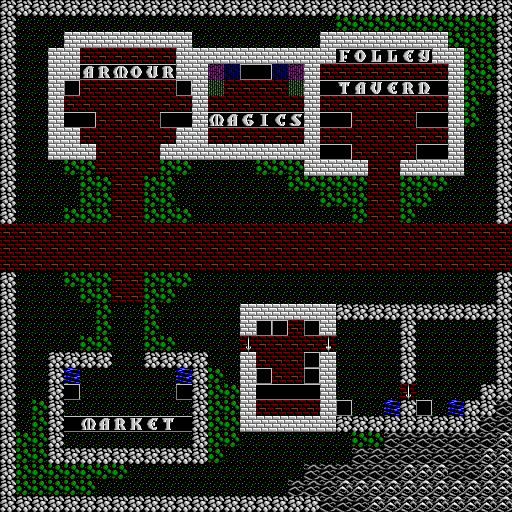

This is a level from a 2D game, rendered from its Tiled map with the project's own tilesets. A one-line summary and the complete map file follow:
An orthogonal 32x32 tile map with 16x16 px tiles, 1 tile layer (PAWS) and 30 objects (5x W 0, 4x F 0, 3x S 0, S 15, W 14, ...).

<map version="1.5" tiledversion="1.6.0" orientation="orthogonal" renderorder="right-down" width="32" height="32" tilewidth="16" tileheight="16" infinite="0" nextlayerid="4" nextobjectid="33">
 <tileset firstgid="1" source="tiles.tsx" />
 <layer id="1" name="PAWS" width="32" height="32">
  <data encoding="csv">
58,58,58,58,58,58,58,58,58,58,58,58,58,58,58,58,58,58,58,58,58,58,58,58,58,58,58,58,58,58,58,58,
58,5,5,5,5,5,5,5,5,5,5,5,5,5,5,5,5,5,5,5,5,6,6,6,6,6,6,6,6,6,6,58,
58,5,5,5,128,128,128,128,128,128,128,128,5,5,5,5,5,5,5,5,128,128,128,128,128,128,128,128,6,6,6,58,
58,5,5,128,128,63,63,63,63,63,63,128,128,128,128,128,128,128,128,128,128,102,111,108,108,101,121,128,128,6,6,58,
58,5,5,128,128,97,114,109,111,117,114,128,128,72,70,125,124,70,72,128,63,63,63,63,63,63,63,63,128,6,6,58,
58,5,5,128,126,63,63,63,63,63,63,126,128,69,63,63,63,63,69,128,123,116,97,118,101,114,110,123,128,6,6,58,
58,5,5,128,63,63,63,63,63,63,63,63,74,63,63,63,63,63,63,128,63,63,63,63,63,63,63,63,128,6,5,58,
58,5,5,128,123,124,63,63,63,63,125,123,128,109,97,103,105,99,115,128,123,124,63,63,63,63,125,123,128,6,5,58,
58,5,5,128,128,63,63,63,63,63,63,128,128,63,63,63,63,63,63,128,63,63,63,63,63,63,63,63,128,5,5,58,
58,5,5,128,128,128,63,63,63,63,128,128,128,128,128,128,128,128,128,128,123,124,63,63,63,63,125,123,128,5,5,58,
58,5,5,5,6,6,63,63,63,63,6,6,5,5,5,5,6,6,6,128,128,128,128,63,63,128,128,128,128,5,5,58,
58,5,5,5,5,6,6,63,63,6,6,5,5,5,5,5,5,5,6,6,6,6,6,63,63,6,6,6,5,5,5,58,
58,5,5,5,5,6,6,63,63,6,6,5,5,5,5,5,5,5,5,5,6,6,6,63,63,6,6,5,5,5,5,58,
58,5,5,5,6,6,6,63,63,6,6,6,5,5,5,5,5,5,5,5,5,5,6,63,63,6,5,5,5,5,5,58,
63,63,63,63,63,63,63,63,63,63,63,63,63,63,63,63,63,63,63,63,63,63,63,63,63,63,63,63,63,63,63,63,
63,63,63,63,63,63,63,63,63,63,63,63,63,63,63,63,63,63,63,63,63,63,63,63,63,63,63,63,63,63,63,63,
63,63,63,63,63,63,63,63,63,63,63,63,63,63,63,63,63,63,63,63,63,63,63,63,63,63,63,63,63,63,63,63,
58,5,5,5,6,6,6,63,63,6,6,6,5,5,5,5,5,5,5,5,5,5,5,5,5,5,5,5,5,5,5,58,
58,5,5,5,5,6,6,63,63,6,6,5,5,5,5,5,5,5,5,5,5,5,5,5,5,5,5,5,5,5,5,58,
58,5,5,5,5,5,6,5,5,6,5,5,5,5,5,128,128,128,128,128,128,58,58,58,58,58,58,58,58,58,58,58,
58,5,5,5,5,5,6,5,5,6,5,5,5,5,5,128,126,126,63,126,128,5,5,5,5,58,5,5,5,5,5,58,
58,5,5,5,5,6,6,5,5,6,6,5,5,5,5,60,63,63,63,63,59,5,5,5,5,58,5,5,5,5,5,58,
58,5,5,58,58,58,58,5,5,58,58,58,58,5,5,128,63,63,63,126,128,5,5,5,5,58,5,5,5,5,5,58,
58,5,5,58,3,5,5,5,5,5,5,3,58,6,5,128,126,63,63,126,128,5,5,5,5,58,5,5,5,5,5,58,
58,5,5,58,124,5,5,5,5,5,5,125,58,6,6,128,123,123,123,123,128,5,5,5,5,60,5,5,5,5,58,58,
58,5,6,58,5,5,5,5,5,5,5,5,58,6,6,128,63,63,63,63,128,126,5,5,3,58,126,5,3,58,58,8,
58,5,6,58,123,109,97,114,107,101,116,123,58,6,6,128,128,128,128,128,128,58,58,58,58,58,58,58,58,58,8,8,
58,6,6,58,5,5,5,5,5,5,5,5,58,6,6,5,5,5,5,5,5,5,6,6,8,8,8,8,8,8,8,9,
58,6,6,58,58,58,58,58,58,58,58,58,58,6,5,5,5,5,5,5,5,5,8,8,8,8,8,8,8,8,9,9,
58,6,6,6,6,6,6,6,5,5,5,5,5,5,5,5,5,5,5,8,8,8,8,8,8,9,9,9,8,8,9,9,
58,6,6,6,6,6,5,5,5,5,5,5,5,5,5,5,5,5,8,8,8,9,9,9,9,9,9,9,9,9,9,9,
58,58,58,58,58,58,58,58,58,58,58,58,58,58,58,58,58,58,58,58,8,8,8,9,9,9,9,9,9,9,9,9
  </data>
 </layer>
 <objectgroup id="2" name="npcs">
  <object id="4" gid="85" x="16" y="336" width="16" height="16" name="Little Jon" type="S 15" />
  <object id="5" gid="88" x="128" y="256" width="16" height="16" name="Asemly" type="W 14" />
  <object id="6" gid="38" x="80" y="112" width="16" height="16" name="Lady Tessa" type="S 13" />
  <object id="7" gid="38" x="80" y="96" width="16" height="16" name="Sir Simon" type="S 12" />
  <object id="8" gid="92" x="224" y="192" width="16" height="16" name="Pix" type="W 11" />
  <object id="9" gid="45" x="16" y="496" width="16" height="16" name="Barren" type="S 10" />
  <object id="10" gid="48" x="352" y="512" width="16" height="16" name="Wheatpin" type="S 9" />
  <object id="11" gid="40" x="96" y="416" width="16" height="16" name="Damsel" type="S 8" />
  <object id="12" gid="37" x="144" y="96" width="16" height="16" name="Sir Hobie" type="S 7" />
  <object id="13" gid="33" x="192" y="48" width="16" height="16" name="Jingles" type="S 6" />
  <object id="14" gid="83" x="368" y="144" width="16" height="16" name="Sal" type="S 5" />
  <object id="15" gid="33" x="320" y="112" width="16" height="16" name="Zair the Wise" type="S 4" />
  <object id="16" gid="37" x="432" y="144" width="16" height="16" name="Sven" type="S 3" />
  <object id="17" gid="83" x="432" y="416" width="16" height="16" name="Francesca" type="S 2" />
  <object id="18" gid="83" x="272" y="416" width="16" height="16" name="role/stable" type="F 0" />
  <object id="19" gid="81" x="144" y="224" width="16" height="16" type="S 0" />
  <object id="20" gid="94" x="368" y="368" width="16" height="16" type="W 0" />
  <object id="21" gid="22" x="432" y="336" width="16" height="16" type="W 0" />
  <object id="22" gid="21" x="416" y="368" width="16" height="16" type="W 0" />
  <object id="23" gid="82" x="240" y="288" width="16" height="16" type="S 0" />
  <object id="24" gid="82" x="352" y="224" width="16" height="16" type="S 0" />
  <object id="25" gid="93" x="352" y="352" width="16" height="16" type="A 0" />
  <object id="26" gid="21" x="480" y="336" width="16" height="16" name="Smith" type="W 16" />
  <object id="27" gid="84" x="96" y="64" width="16" height="16" name="role/armor" type="F 0" />
  <object id="28" gid="84" x="240" y="144" width="16" height="16" name="role/reagents" type="F 0" />
  <object id="29" gid="83" x="400" y="80" width="16" height="16" name="role/tavern" type="W 0" />
  <object id="30" gid="83" x="352" y="80" width="16" height="16" name="role/tavern" type="W 0" />
  <object id="31" gid="83" x="112" y="448" width="16" height="16" name="role/food" type="F 0" />
  <object id="32" gid="81" x="64" y="272" width="16" height="16" name="Wilmoore" type="S 1" />
 </objectgroup>
 <objectgroup id="3" name="labels">
  <object id="1" name="humilityrune" x="472" y="472"><point /></object>
 </objectgroup>
</map>
